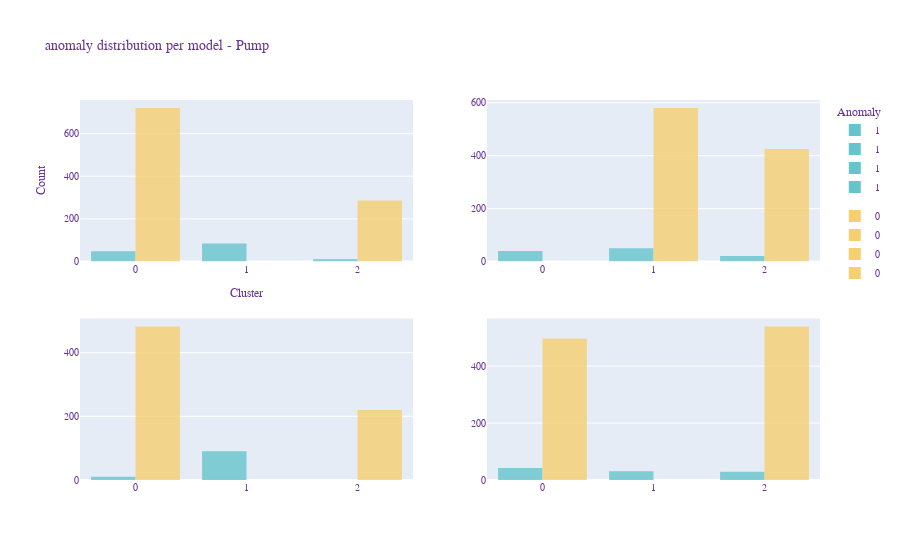

The notebook cell saved with this chart:
### Code cell
fig = make_subplots(rows=2, cols=2)
traces = [[],[],[],[]]

for x in range(4):
    
    traces[x] = px.histogram(
        color=models[x]['anomaly'], 
        x=cluster_labels[x], 
        opacity = 0.8, 
        color_discrete_sequence=px.colors.qualitative.Pastel
    )
    
fig.add_traces(list(traces[0].select_traces()), 1, 1)
fig.add_traces(list(traces[1].select_traces()), 1, 2)
fig.add_traces(list(traces[2].select_traces()), 2, 1)
fig.add_traces(list(traces[3].select_traces()), 2, 2)

fig.update_layout(
    title_text="anomaly distribution per model - Pump",
    xaxis_title="Cluster",
    yaxis_title="Count",
    legend_title="Anomaly",
    font=dict(
            family="Courier New, monospace",
            size=10,
            color="RebeccaPurple"
    ))

fig.show()

### Figure 1 — Plotly figure (JSON) as saved in the notebook; plotly's stock layout.template omitted (floating-point values rounded to 4 significant figures; data arrays with more than 128 entries replaced by an {"elided": "..."} marker saying what was removed)
{"data": [{"alignmentgroup": "True", "bingroup": "x", "hovertemplate": "color=1<br>x=%{x}<br>count=%{y}<extra></extra>", "legendgroup": "1", "marker": {"color": "rgb(102, 197, 204)", "opacity": 0.8, "pattern": {"shape": ""}}, "name": "1", "offsetgroup": "1", "orientation": "v", "showlegend": true, "type": "histogram", "x": {"elided": "143 int values"}, "xaxis": "x", "yaxis": "y"}, {"alignmentgroup": "True", "bingroup": "x", "hovertemplate": "color=0<br>x=%{x}<br>count=%{y}<extra></extra>", "legendgroup": "0", "marker": {"color": "rgb(246, 207, 113)", "opacity": 0.8, "pattern": {"shape": ""}}, "name": "0", "offsetgroup": "0", "orientation": "v", "showlegend": true, "type": "histogram", "x": {"elided": "1006 int values"}, "xaxis": "x", "yaxis": "y"}, {"alignmentgroup": "True", "bingroup": "x", "hovertemplate": "color=1<br>x=%{x}<br>count=%{y}<extra></extra>", "legendgroup": "1", "marker": {"color": "rgb(102, 197, 204)", "opacity": 0.8, "pattern": {"shape": ""}}, "name": "1", "offsetgroup": "1", "orientation": "v", "showlegend": true, "type": "histogram", "x": [1, 1, 1, 1, 1, 1, 1, 1, 1, 1, 1, 1, 1, 1, 1, 1, 1, 1, 1, 1, 1, 1, 1, 1, 1, 1, 1, 1, 1, 1, 1, 1, 1, 1, 1, 1, 1, 1, 1, 1, 1, 1, 1, 1, 1, 1, 1, 1, 1, 1, 2, 2, 2, 2, 2, 2, 2, 2, 2, 2, 2, 2, 2, 2, 2, 2, 2, 2, 2, 2, 0, 0, 0, 0, 0, 0, 0, 0, 0, 0, 0, 0, 0, 0, 0, 0, 0, 0, 0, 0, 0, 0, 0, 0, 0, 0, 0, 0, 2, 0, 0, 0, 0, 0, 0, 0, 0, 0, 0, 0, 0], "xaxis": "x2", "yaxis": "y2"}, {"alignmentgroup": "True", "bingroup": "x", "hovertemplate": "color=0<br>x=%{x}<br>count=%{y}<extra></extra>", "legendgroup": "0", "marker": {"color": "rgb(246, 207, 113)", "opacity": 0.8, "pattern": {"shape": ""}}, "name": "0", "offsetgroup": "0", "orientation": "v", "showlegend": true, "type": "histogram", "x": {"elided": "1005 int values"}, "xaxis": "x2", "yaxis": "y2"}, {"alignmentgroup": "True", "bingroup": "x", "hovertemplate": "color=1<br>x=%{x}<br>count=%{y}<extra></extra>", "legendgroup": "1", "marker": {"color": "rgb(102, 197, 204)", "opacity": 0.8, "pattern": {"shape": ""}}, "name": "1", "offsetgroup": "1", "orientation": "v", "showlegend": true, "type": "histogram", "x": [0, 0, 0, 0, 0, 0, 0, 0, 0, 0, 1, 1, 1, 1, 1, 1, 1, 1, 1, 1, 1, 1, 1, 1, 1, 1, 1, 1, 1, 1, 1, 1, 1, 1, 1, 1, 1, 1, 1, 1, 1, 1, 1, 1, 1, 1, 1, 1, 1, 1, 1, 1, 1, 1, 1, 1, 1, 1, 1, 1, 1, 1, 1, 1, 1, 1, 1, 1, 1, 1, 1, 1, 1, 1, 1, 1, 1, 1, 1, 1, 1, 1, 1, 1, 1, 1, 1, 1, 1, 1, 1, 1, 1, 1, 1, 1, 1, 1, 1, 1], "xaxis": "x3", "yaxis": "y3"}, {"alignmentgroup": "True", "bingroup": "x", "hovertemplate": "color=0<br>x=%{x}<br>count=%{y}<extra></extra>", "legendgroup": "0", "marker": {"color": "rgb(246, 207, 113)", "opacity": 0.8, "pattern": {"shape": ""}}, "name": "0", "offsetgroup": "0", "orientation": "v", "showlegend": true, "type": "histogram", "x": {"elided": "702 int values"}, "xaxis": "x3", "yaxis": "y3"}, {"alignmentgroup": "True", "bingroup": "x", "hovertemplate": "color=1<br>x=%{x}<br>count=%{y}<extra></extra>", "legendgroup": "1", "marker": {"color": "rgb(102, 197, 204)", "opacity": 0.8, "pattern": {"shape": ""}}, "name": "1", "offsetgroup": "1", "orientation": "v", "showlegend": true, "type": "histogram", "x": [0, 2, 2, 0, 0, 0, 0, 0, 0, 0, 0, 0, 0, 0, 0, 0, 0, 0, 0, 0, 0, 0, 0, 0, 0, 0, 0, 0, 0, 0, 0, 0, 0, 0, 1, 1, 1, 1, 1, 1, 1, 1, 1, 1, 1, 1, 1, 1, 1, 1, 1, 1, 1, 1, 1, 1, 1, 1, 1, 1, 1, 1, 1, 1, 1, 2, 2, 2, 2, 2, 2, 0, 2, 2, 2, 2, 0, 2, 2, 2, 0, 0, 2, 2, 2, 0, 2, 0, 0, 2, 2, 2, 0, 2, 0, 2, 2, 2, 0, 2, 2, 2], "xaxis": "x4", "yaxis": "y4"}, {"alignmentgroup": "True", "bingroup": "x", "hovertemplate": "color=0<br>x=%{x}<br>count=%{y}<extra></extra>", "legendgroup": "0", "marker": {"color": "rgb(246, 207, 113)", "opacity": 0.8, "pattern": {"shape": ""}}, "name": "0", "offsetgroup": "0", "orientation": "v", "showlegend": true, "type": "histogram", "x": {"elided": "1036 int values"}, "xaxis": "x4", "yaxis": "y4"}], "layout": {"font": {"color": "RebeccaPurple", "family": "Courier New, monospace", "size": 10}, "legend": {"title": {"text": "Anomaly"}}, "title": {"text": "anomaly distribution per model - Pump"}, "xaxis": {"anchor": "y", "domain": [0, 0.45], "title": {"text": "Cluster"}}, "xaxis2": {"anchor": "y2", "domain": [0.55, 1]}, "xaxis3": {"anchor": "y3", "domain": [0, 0.45]}, "xaxis4": {"anchor": "y4", "domain": [0.55, 1]}, "yaxis": {"anchor": "x", "domain": [0.575, 1], "title": {"text": "Count"}}, "yaxis2": {"anchor": "x2", "domain": [0.575, 1]}, "yaxis3": {"anchor": "x3", "domain": [0, 0.425]}, "yaxis4": {"anchor": "x4", "domain": [0, 0.425]}}}
